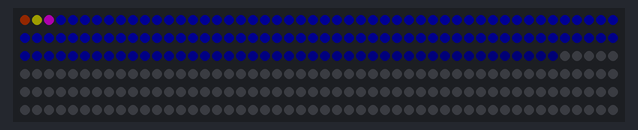
Recording of a sketch running on a simulated Arduino Uno, built with avr-gcc and run on an emulated ATmega328P. Shown: 300 RGB LEDs in strip order, left to right, continuing on the next row. Dim RGB values are drawn brighter than linear; colours are those a GRB WS2812 strip shows for the declared byte order; random numbers use the default seed unless the sketch sets one.

Above: at 2.09 s.
At 30.5 s:
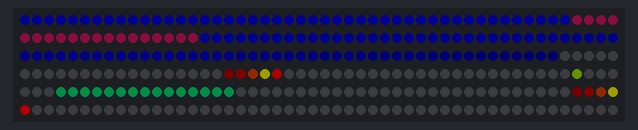
At 32.44 s:
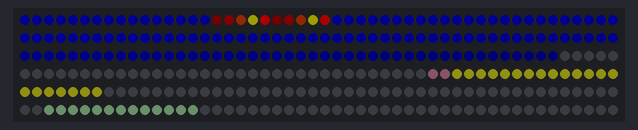
At 33.21 s:
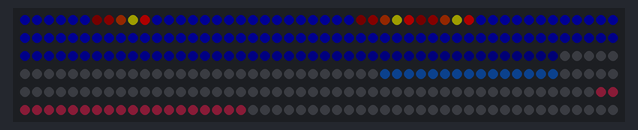
At 39.75 s:
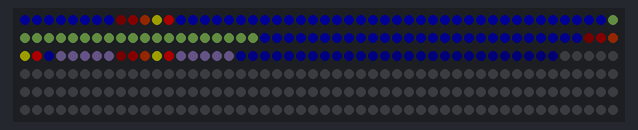

The sketch:

fireworkTest.ino
```cpp
// Dot flying game
// Game input: 1 Button
// Concept: Press the button to apply upward force to a dot
// Hover the dot in target zone and land to win
// Graph of expected outputs can be found here
// https://docs.google.com/spreadsheets/d/1KmZhmGb0J_XdEv5SdoHkTPB8KuGs9kxIDECwj5WWMT0/edit#gid=1271681145
// Version 0.1


#include <FastLED.h>

#define LED_PIN 1   // OUTPUT pin WS2812B LED Strip is attached to input is GRB not RGB
#define NUM_LEDS 300 // number of LEDs per strip
#define debounceTime 200 // keep those button inputs clean
#define delayval 25 //controls the "speed" of the player dot
#define animationDelay 50 //controls the speed of the win animation
#define NUM_FIREWORKS 5  //maximum of 30 on UNO
#define BRIGHTNESS 50


#include "Firework.h"

//Making Objects
//Firework firework[f];
//Firework firework2;
//Firework firework3;
Firework firework[NUM_FIREWORKS];

//LED strip
CRGB leds[NUM_LEDS]; // This is an array of leds.  One item for each led in your strip.

// Other variables
int redColor = 0;
int blueColor = 0;
int greenColor = 0;
int loopCounter = 0;
int flame1 = 0;
int flame2 = 0;
int flame3 = 0;
int flame4 = 0;

void writeFlameAway(int boostLoc){
    flame1 = boostLoc - 1;
    flame2 = boostLoc - 2;
    flame3 = boostLoc - 3;
    flame4 = boostLoc - 4;
    leds[flame1].setRGB(0,0,0);
    leds[flame2].setRGB(0,0,0);
    leds[flame3].setRGB(0,0,0);
    leds[flame4].setRGB(0,0,0);
}

void writeFlame(int boostLoc){
    flame1 = boostLoc - 1;
    flame2 = boostLoc - 2;
    flame3 = boostLoc - 3;
    flame4 = boostLoc - 4;
    leds[flame1].setRGB(150,150,0);
    leds[flame2].setRGB(30,100,0);
    leds[flame3].setRGB(5,40,0);
    leds[flame4].setRGB(0,10,0);
}


void writeBackground()
    {
        blueColor = 100;
        for (int i = 0; i < 50; i++){
            leds[i].setRGB(0,0,blueColor);
        }
        for (int i = 50; i < 150; i++){
            leds[i].setRGB(0,0,blueColor);
            blueColor = blueColor - 1;
        }
        for (int i = 150; i < NUM_LEDS; i++){
            leds[i].setRGB(0,0,0);
        }
    }


void setup() {
    //Serial.begin(9600);
    //while (!Serial) {
    //    ; // wait for serial port to connect. Needed for native USB
    //}
	// sanity check delay - allows reprogramming if accidently blowing power w/leds
   	delay(2000);
    //initialize LED Strip
    FastLED.addLeds<WS2812B, LED_PIN, RGB>(leds, NUM_LEDS);
    //set player on strip

    writeBackground();
 for (int f = 0; f < NUM_FIREWORKS; f++){
     leds[firework[f].Loc].setRGB(firework[f].Green,firework[f].Red,firework[f].Blue);
 }
    //leds[firework2.Loc].setRGB(firework2.Green,firework2.Blue,firework2.Red);
    //leds[firework3.Loc].setRGB(firework3.Green,firework3.Blue,firework3.Red);
    FastLED.setBrightness(BRIGHTNESS);
    FastLED.show();
}

//Game Loop
void loop()
{

//remove old fireworks & flames
writeBackground();

for (int f = 0; f < NUM_FIREWORKS; f++){
    firework[f].Move();
    //write firework[f]
    leds[firework[f].Loc].setRGB(firework[f].Green,firework[f].Red,firework[f].Blue);

    if (firework[f].Exploded == false){
    writeFlame(firework[f].Loc);
    } else {
        redColor = random(0,100);
        greenColor = random(0,100);
        blueColor = random(0,100);
        leds[firework[f].Loc].setRGB(greenColor,redColor,blueColor);
        if (firework[f].burstFin == false){
            for (int i = firework[f].Loc; i < firework[f].Loc + firework[f].loopCounter; i++ ){
                leds[i].setRGB(greenColor,redColor,blueColor);
            }
        for (int i = firework[f].Loc; i > firework[f].Loc - firework[f].loopCounter; i-- ){
                leds[i].setRGB(greenColor,redColor,blueColor);
            }
            if (firework[f].slowDown >= 2){
                firework[f].loopCounter = firework[f].loopCounter + 1;
                firework[f].slowDown = 0;
            } else {firework[f].slowDown = firework[f].slowDown + 1;
            }
        if (firework[f].loopCounter == 12){
            firework[f].burstFin = true;
        }
        }
    }
    //reset fireworks if burst animation has completed
    if (firework[f].burstFin == true){
        firework[f].Reset();
    }
}
FastLED.show();
delay(animationDelay);
};
```

Firework.h
```cpp
class Firework {
    public:
        //location values
        int Loc;
        int Height; //picel height where the firework explodes
        int Speed; //pixels per second
        //colors (RGB)
        int Red;
        int Green;
        int Blue;
        int loopCounter;
       // float Location;
        bool Exploded;
        bool burstFin;
        long Time;
        long oldTime;
        int burstSize;
        int explodeFrame;
        int slowDown;

    void Move()
    {
        if (Exploded == false){
        oldTime = Time;
        Time = millis();
        Loc = Loc + 1;
        if (Loc >= Height){
            Exploded = true;
            }
        }
        //if (Exploded = true){
        //    loopCounter = loopCounter + 1;
        //}
        //Loc = (int)Location;
    }

    void Reset()
    {
        Loc = 0;
        //Location = 0;
        Speed = random8(1,5)+10;
        Height = random8(0,250)+50;
        Red = 255;
        Green = 0;
        Blue = 0;
        Exploded = false;
        burstFin = false;
        loopCounter = 0;
    }

    //Constructor
    Firework();
};
/**
 * Firework Constructor
 * @param loc - location on LED strip
 * @param red - red value (0-255)
 * @param green - green value (0-255)
 * @param blue - blue value (0-255)
 * */
Firework::Firework()
{
    explodeFrame = -1;
    Loc = 0;
    Speed = random8(1,5);
    Height = random8(0,100)+150;
    Red = 255;
    Green = 0;
    Blue = 255;
    Exploded = false;
    burstFin = false;
    loopCounter = 0;
    slowDown = 2;
}


 /*     int upDot = target.Loc + .5 * target.Height;
        int downDot = target.Loc + .5 * target.Height;
        int upFin = 0;
        int downFin = 0;
        // two way color fill across entire strip
        while (upFin + downFin != 2)
            {
                int redColor = random(0,255);
                int greenColor = random(0,255);
                int blueColor = random(0,255);
                if (upFin == 0){
                    leds[upDot].setRGB( greenColor, redColor, blueColor);
                    FastLED.show();
                    upDot = upDot + 1;
                    if (upDot > NUM_LEDS){
                        upFin = 1;
                    }
                }
                if (downFin == 0){
                    leds[downDot].setRGB( greenColor, redColor, blueColor);
                    FastLED.show();
                    downDot = downDot - 1;
                    if (downDot < 0){
                        downFin = 1;
                    }
                }
                //delay(animationDelay);
            } */
```
